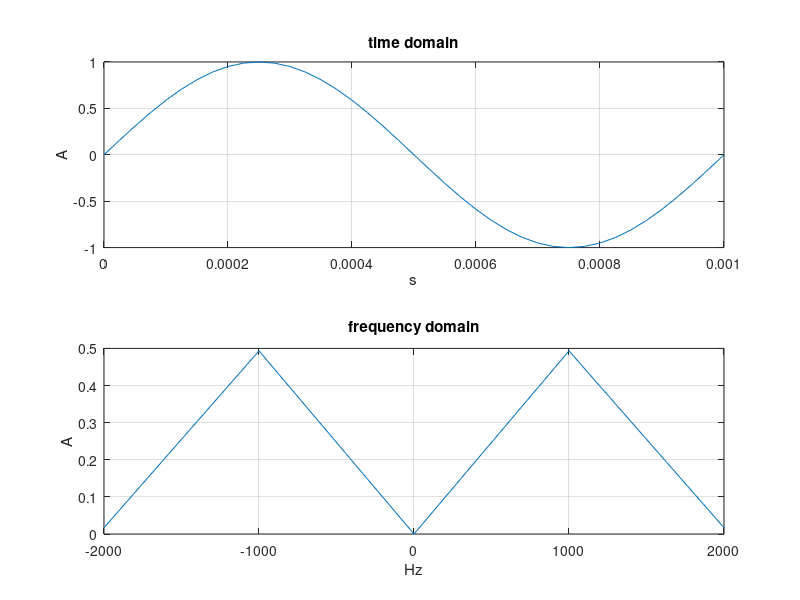

Source code (MATLAB):
addpath("C:\Users\Martin Stoyanov\IdeaProjects\va3aui\octave")
pkg load communications
pkg load signal

clear all
close all
clc

fc = 1e3
fs = 40e3
t = 0 : 1/fs : 1e-3

figure(1)
subplot(2, 1, 1)
{
  carrier = sin(2*pi*fc*t)
}
plot(t, carrier)
axis([0, 1e-3, -1, 1])
title('time domain')
xlabel('s')
ylabel('A')
grid on
subplot(2, 1, 2)
{
  df = -fs/2 : 1e3 : fs/2
  samples = length(df)
}
plot(df, abs(fftshift(fft(carrier)/samples)))
axis([-2e3, 2e3, 0, 0.5])
title('frequency domain')
xlabel('Hz')
ylabel('A')
grid on

